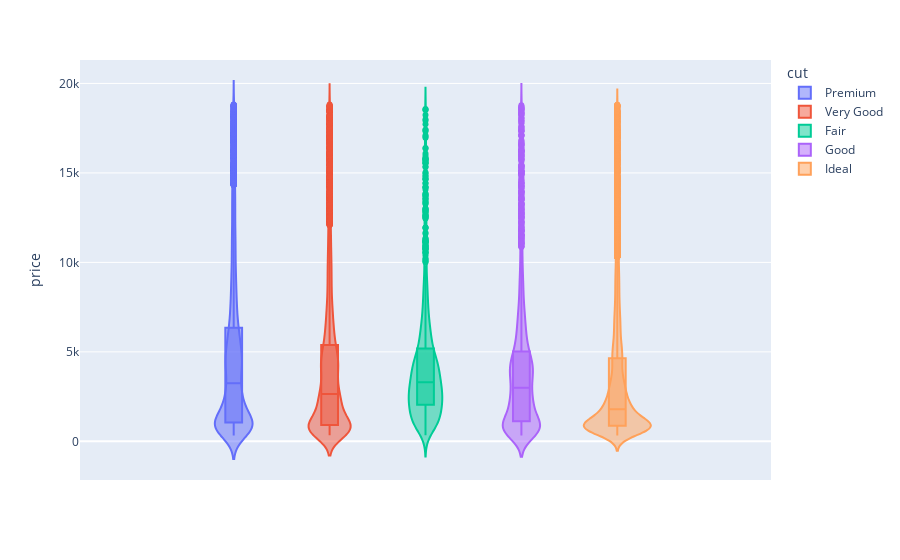

Source (notebook cell):
### Code cell
# fig = go.Figure(data=go.Violin(y=df['price'],color='cut' ,box_visible=True,x0='price',meanline_visible=True,line_color='navy',fillcolor='lightsteelblue'))
fig = px.violin(df, y="price", color="cut", box=True)
fig.show()

### Figure 1 — Plotly figure (JSON) as saved in the notebook; plotly's stock layout.template omitted (floating-point values rounded to 4 significant figures; data arrays with more than 128 entries replaced by an {"elided": "..."} marker saying what was removed)
{"data": [{"alignmentgroup": "True", "box": {"visible": true}, "hovertemplate": "cut=Premium<br>price=%{y}<extra></extra>", "legendgroup": "Premium", "marker": {"color": "#636efa"}, "name": "Premium", "offsetgroup": "Premium", "orientation": "v", "scalegroup": "True", "showlegend": true, "type": "violin", "x0": " ", "xaxis": "x", "y": {"elided": "10260 int values"}, "y0": " ", "yaxis": "y"}, {"alignmentgroup": "True", "box": {"visible": true}, "hovertemplate": "cut=Very Good<br>price=%{y}<extra></extra>", "legendgroup": "Very Good", "marker": {"color": "#EF553B"}, "name": "Very Good", "offsetgroup": "Very Good", "orientation": "v", "scalegroup": "True", "showlegend": true, "type": "violin", "x0": " ", "xaxis": "x", "y": {"elided": "9095 int values"}, "y0": " ", "yaxis": "y"}, {"alignmentgroup": "True", "box": {"visible": true}, "hovertemplate": "cut=Fair<br>price=%{y}<extra></extra>", "legendgroup": "Fair", "marker": {"color": "#00cc96"}, "name": "Fair", "offsetgroup": "Fair", "orientation": "v", "scalegroup": "True", "showlegend": true, "type": "violin", "x0": " ", "xaxis": "x", "y": {"elided": "1217 int values"}, "y0": " ", "yaxis": "y"}, {"alignmentgroup": "True", "box": {"visible": true}, "hovertemplate": "cut=Good<br>price=%{y}<extra></extra>", "legendgroup": "Good", "marker": {"color": "#ab63fa"}, "name": "Good", "offsetgroup": "Good", "orientation": "v", "scalegroup": "True", "showlegend": true, "type": "violin", "x0": " ", "xaxis": "x", "y": {"elided": "3663 int values"}, "y0": " ", "yaxis": "y"}, {"alignmentgroup": "True", "box": {"visible": true}, "hovertemplate": "cut=Ideal<br>price=%{y}<extra></extra>", "legendgroup": "Ideal", "marker": {"color": "#FFA15A"}, "name": "Ideal", "offsetgroup": "Ideal", "orientation": "v", "scalegroup": "True", "showlegend": true, "type": "violin", "visible": true, "x0": " ", "xaxis": "x", "y": {"elided": "16220 int values"}, "y0": " ", "yaxis": "y"}], "layout": {"autosize": true, "legend": {"title": {"text": "cut"}, "tracegroupgap": 0}, "margin": {"t": 60}, "violinmode": "group", "xaxis": {"anchor": "y", "autorange": true, "domain": [0, 1], "range": [-0.5037, 0.5037], "type": "category"}, "yaxis": {"anchor": "x", "autorange": true, "domain": [0, 1], "range": [-2161.0, 21310.0], "title": {"text": "price"}, "type": "linear"}}}
